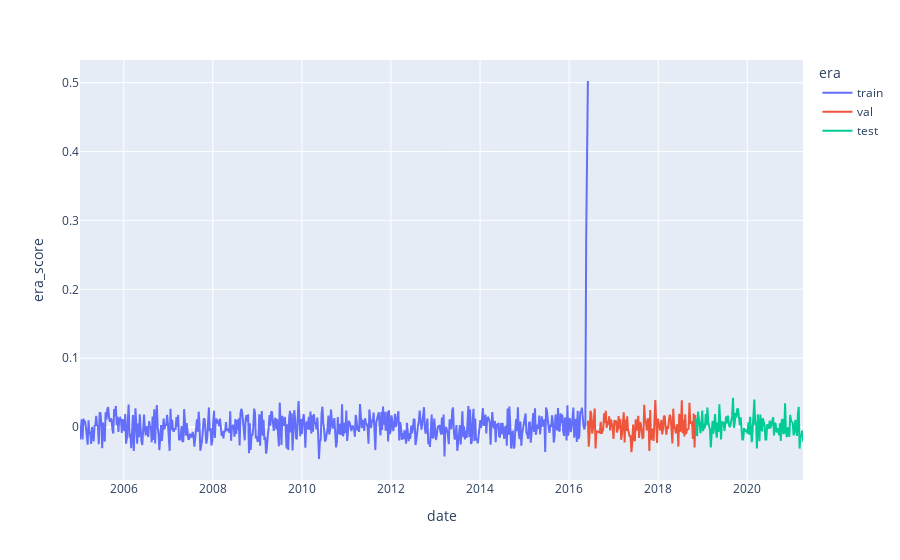

This figure's notebook cell:
### Code cell
### plot the coef scores / print the hit rates ###

train_era_scores = pd.DataFrame(train_era_scores, columns=['era_score']).assign(era='train')
val_era_scores = pd.DataFrame(val_era_scores, columns=['era_score']).assign(era='val')
test_era_scores = pd.DataFrame(test_era_scores, columns=['era_score']).assign(era='test')
era_scores = pd.concat([train_era_scores, val_era_scores, test_era_scores])

fig = px.line(era_scores.reset_index(), x="date", y="era_score", line_group='era', color='era')
fig.show()
